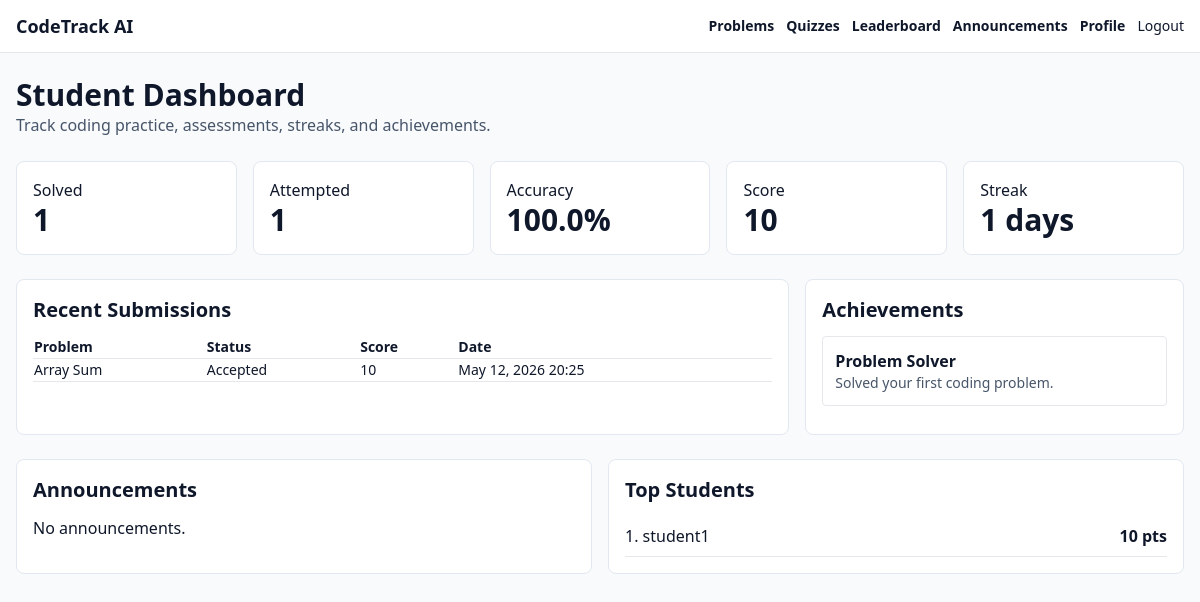
Screenshot of / (signed in) with the database file from the repository.
### problems/models.py (models this page shows, shortened)
class Submission(models.Model):
    class Language(models.TextChoices):
        PYTHON = "python", "Python"
        JAVA = "java", "Java"
        CPP = "cpp", "C++"
        PHP = "php", "PHP"
    class Status(models.TextChoices):
        ACCEPTED = "accepted", "Accepted"
        WRONG_ANSWER = "wrong_answer", "Wrong Answer"
    student = models.ForeignKey(settings.AUTH_USER_MODEL, on_delete=models.CASCADE, related_name="submissions")
    problem = models.ForeignKey(Problem, on_delete=models.CASCADE, related_name="submissions")
    language = models.CharField(max_length=20, choices=Language.choices)
    code = models.TextField()
    output = models.TextField(blank=True)
    status = models.CharField(max_length=20, choices=Status.choices)
    score = models.PositiveIntegerField(default=0)
    feedback = models.TextField(blank=True)
    submitted_at = models.DateTimeField(default=timezone.now)
    class Meta:
        ordering = ["-submitted_at"]
        indexes = [
            models.Index(fields=["student", "status"]),
            models.Index(fields=["problem", "status"]),
            models.Index(fields=["submitted_at"]),
        ]
        constraints = [
            models.UniqueConstraint(
                fields=["student", "problem"],
                condition=models.Q(status="accepted"),
                name="unique_accepted_submission_per_problem",
            )
        ]

class Problem(models.Model):
    class Difficulty(models.TextChoices):
        EASY = "easy", "Easy"
        MEDIUM = "medium", "Medium"
        HARD = "hard", "Hard"
    class Topic(models.TextChoices):
        LOOPS = "loops", "Loops"
        ARRAYS = "arrays", "Arrays"
        OOP = "oop", "OOP"
        ALGORITHMS = "algorithms", "Algorithms"
    title = models.CharField(max_length=180)
    slug = models.SlugField(unique=True)
    topic = models.CharField(max_length=30, choices=Topic.choices)
    difficulty = models.CharField(max_length=20, choices=Difficulty.choices)
    statement = models.TextField()
    input_format = models.TextField(blank=True)
    output_format = models.TextField(blank=True)
    sample_input = models.TextField(blank=True)
    sample_output = models.TextField(blank=True)
    expected_output = models.TextField(help_text="Canonical output used for auto-checking.")
    points = models.PositiveIntegerField(default=10)
    is_active = models.BooleanField(default=True)
    created_by = models.ForeignKey(settings.AUTH_USER_MODEL, on_delete=models.SET_NULL, null=True, blank=True)
    created_at = models.DateTimeField(auto_now_add=True)
    updated_at = models.DateTimeField(auto_now=True)
    class Meta:
        ordering = ["topic", "difficulty", "title"]
        indexes = [
            models.Index(fields=["topic", "difficulty"]),
            models.Index(fields=["is_active"]),
        ]

class StudentAchievement(models.Model):
    student = models.ForeignKey(settings.AUTH_USER_MODEL, on_delete=models.CASCADE, related_name="earned_achievements")
    achievement = models.ForeignKey(Achievement, on_delete=models.CASCADE, related_name="earners")
    earned_at = models.DateTimeField(auto_now_add=True)
    class Meta:
        unique_together = ("student", "achievement")
        ordering = ["-earned_at"]

class Achievement(models.Model):
    code = models.SlugField(unique=True)
    name = models.CharField(max_length=120)
    description = models.TextField()
    icon = models.CharField(max_length=60, default="award")
    threshold = models.PositiveIntegerField(default=1)
    class Meta:
        ordering = ["threshold", "name"]

### accounts/views.py (the view)
# urls.py: path("", views.dashboard, name="dashboard"),
@login_required
def dashboard(request):
    profile = request.user.profile
    if profile.is_instructor_like:
        return instructor_dashboard(request)
    metrics = student_metrics(request.user)
    recent_submissions = request.user.submissions.select_related("problem")[:6]
    announcements = Announcement.objects.filter(
        is_published=True, audience__in=["all", "students"]
    ).order_by("-publish_at")[:5]
    achievements = request.user.earned_achievements.select_related("achievement")[:8]
    problems_by_topic = Problem.objects.filter(is_active=True).values("topic").annotate(total=Count("id"))
    return render(
        request,
        "accounts/dashboard.html",
        {
            "metrics": metrics,
            "recent_submissions": recent_submissions,
            "announcements": announcements,
            "achievements": achievements,
            "problems_by_topic": problems_by_topic,
            "leaders": leaderboard(5),
        },
    )

### accounts/models.py (called while the page is built)
    @property
    def is_instructor_like(self):
        return self.role in {self.Role.INSTRUCTOR, self.Role.ADMIN} or self.user.is_staff

### accounts/services.py (called while the page is built)
def leaderboard(limit=20):
    students = User.objects.filter(profile__role="student").annotate(
        solved=Count("submissions__problem", filter=Q(submissions__status="accepted"), distinct=True),
        score=Sum("submissions__score", filter=Q(submissions__status="accepted")),
        quiz_average=Avg("quiz_attempts__score"),
    )
    return students.order_by("-score", "-solved", "username")[:limit]

### templates/accounts/dashboard.html
{% extends "base.html" %}
{% block content %}
<div class="mb-6">
  <h1 class="text-3xl font-bold">Student Dashboard</h1>
  <p class="text-slate-600">Track coding practice, assessments, streaks, and achievements.</p>
</div>
<section class="grid gap-4 md:grid-cols-5">
  <div class="card"><p>Solved</p><p class="metric">{{ metrics.solved }}</p></div>
  <div class="card"><p>Attempted</p><p class="metric">{{ metrics.attempted }}</p></div>
  <div class="card"><p>Accuracy</p><p class="metric">{{ metrics.accuracy }}%</p></div>
  <div class="card"><p>Score</p><p class="metric">{{ metrics.score }}</p></div>
  <div class="card"><p>Streak</p><p class="metric">{{ metrics.streak }} days</p></div>
</section>
<section class="mt-6 grid gap-4 lg:grid-cols-3">
  <div class="card lg:col-span-2">
    <h2 class="mb-3 text-xl font-semibold">Recent Submissions</h2>
    <div class="overflow-x-auto">
      <table class="w-full text-sm">
        <tr class="border-b text-left"><th>Problem</th><th>Status</th><th>Score</th><th>Date</th></tr>
        {% for item in recent_submissions %}
          <tr class="border-b"><td>{{ item.problem.title }}</td><td>{{ item.get_status_display }}</td><td>{{ item.score }}</td><td>{{ item.submitted_at|date:"M d, Y H:i" }}</td></tr>
        {% empty %}<tr><td colspan="4" class="py-3">No submissions yet.</td></tr>{% endfor %}
      </table>
    </div>
  </div>
  <div class="card">
    <h2 class="mb-3 text-xl font-semibold">Achievements</h2>
    {% for earned in achievements %}
      <div class="mb-3 rounded border p-3"><strong>{{ earned.achievement.name }}</strong><p class="text-sm text-slate-600">{{ earned.achievement.description }}</p></div>
    {% empty %}<p>Earn badges by solving problems.</p>{% endfor %}
  </div>
</section>
<section class="mt-6 grid gap-4 lg:grid-cols-2">
  <div class="card">
    <h2 class="mb-3 text-xl font-semibold">Announcements</h2>
    {% for announcement in announcements %}
      <article class="mb-3 border-b pb-3"><h3 class="font-semibold">{{ announcement.title }}</h3><p class="text-sm">{{ announcement.body }}</p></article>
    {% empty %}<p>No announcements.</p>{% endfor %}
  </div>
  <div class="card">
    <h2 class="mb-3 text-xl font-semibold">Top Students</h2>
    {% for leader in leaders %}
      <div class="flex justify-between border-b py-2"><span>{{ forloop.counter }}. {{ leader.get_full_name|default:leader.username }}</span><strong>{{ leader.score|default:0 }} pts</strong></div>
    {% endfor %}
  </div>
</section>
{% endblock %}

### static/css/app.css (style rules this page uses)
.card { background: white; border: 1px solid #e2e8f0; border-radius: 0.5rem; padding: 1rem; }
.metric { font-size: 1.875rem; line-height: 2.25rem; font-weight: 700; }

### rows the page displays
Submission: problem "Array Sum", status "Accepted", score "10", submitted_at "May 12, 2026 20:25"
StudentAchievement: achievement.name "Problem Solver", achievement.description "Solved your first coding problem."

### other values shown
{{ metrics.solved }} "1"
{{ metrics.attempted }} "1"
{{ metrics.accuracy }} "100.0"
{{ metrics.score }} "10"
{{ metrics.streak }} "1"
{{ leader.get_full_name|default:leader.username }} "student1"
{{ leader.score|default:0 }} "10"
